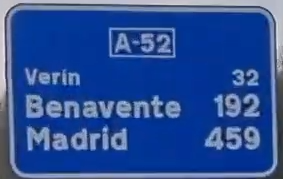
#> input picture Práctica2_Datos_Alumnos/test_ocr_panels/00003_0.png, 283 x 179 px, given as the content of the folder ./train_ocr, which was not available
$ python main_panels_ocr.py
#> lines starting #> are read from the running program, lines starting #| are printed output that depends on the picture; after the words box and inside, x2 and y2 are one past the last pixel; in counts of white or black regions, pixels touching at a corner belong together; pictures that were not available may be replaced by others from this repository, and a replacement may not be noted
### Práctica2_Datos_Alumnos/lda_normal_bayes_classifier.py
# @brief LdaNormalBayesClassifier
# @author Jose M. Buenaposada (josemiguel.buenaposada@urjc.es)
# @date 2025

import cv2
import numpy as np
from sklearn.discriminant_analysis import LinearDiscriminantAnalysis
from ocr_classifier import OCRClassifier

class LdaNormalBayesClassifier(OCRClassifier):
    """
    Classifier for Optical Character Recognition using LDA and the Bayes with Gaussian classfier.
    """

    def __init__(self, ocr_char_size=(25,25)):
        super().__init__(ocr_char_size)
        self.lda = LinearDiscriminantAnalysis()
        # Usamos el clasificador de Bayes de OpenCV
        self.classifier = cv2.ml.NormalBayesClassifier_create()

    def extraer_caracteristicas(self, img):
        """
        Dada una imagen de un caracter (ya recortado), la umbraliza,
        busca el contorno principal (el carácter), recorta ajustado al contorno,
        redimensiona y aplana a un vector fila de 625 elementos.
        """
        # Asegurarnos de que está en gris
        if len(img.shape) == 3:
            gray = cv2.cvtColor(img, cv2.COLOR_BGR2GRAY)
        else:
            gray = img

        # Umbralización
        _, thresh = cv2.threshold(gray, 0, 255, cv2.THRESH_BINARY | cv2.THRESH_OTSU)

        # Buscar contornos
        contornos, _ = cv2.findContours(thresh, cv2.RETR_EXTERNAL, cv2.CHAIN_APPROX_SIMPLE)

        if contornos:
            # Asumimos que el contorno más grande es la letra
            c_max = max(contornos, key=cv2.contourArea)
            x, y, w, h = cv2.boundingRect(c_max)
            roi = thresh[y:y+h, x:x+w]
        else:
            # Si falla, usamos la imagen umbralizada entera
            roi = thresh

        roi_resized = cv2.resize(roi, self.ocr_char_size)

        vector = roi_resized.flatten()
        return vector

    def train(self, images_dict):
        """.
        Given character images in a dictionary of list of char images of fixed size,
        train the OCR classifier. The dictionary keys are the class of the list of images
        (or corresponding char).
        """
        X_list = []
        y_list = []

        # Extraer características para cada imagen
        for char_class, list_of_imgs in images_dict.items():
            # Convertimos el caracter a etiqueta numerica
            label = self.char2label(char_class)
            for img in list_of_imgs:
                vector = self.extraer_caracteristicas(img)
                X_list.append(vector)
                y_list.append(label)

        X = np.array(X_list, dtype=np.float32)
        y = np.array(y_list, dtype=np.int32) #int32 para las etiquetas

        # 1. Reducción de Dimensionalidad (LDA)
        self.lda.fit(X, y)

        X_reducido = self.lda.transform(X)

        # 2. Entrenar el clasificador
        X_reducido_cv = np.array(X_reducido, dtype=np.float32)

        self.classifier.train(X_reducido_cv, cv2.ml.ROW_SAMPLE, y)

        return X, y

    # [21 lines left out: function predict, not called in this run]

### Práctica2_Datos_Alumnos/ocr_classifier.py
# @brief OCRClassifier
# @author Jose M. Buenaposada (josemiguel.buenaposada@urjc.es)
# @date 2025
#

import string

class OCRClassifier:
    """
    Classifier for Optical Character Recognition
    """

    def __init__(self, ocr_char_size=(25, 25)):
        self.ocr_char_size = ocr_char_size
        self.classifier_name = None


    def char2label(self, c):
        all_chars = '0123456789' + string.ascii_letters
        return all_chars.find(c)+1


    def label2char(self, label):
        all_chars = '0123456789' + string.ascii_letters
        return all_chars[label-1]

    # [15 lines left out: functions get_labels_dict, predict_dict, not called in this run]

### Práctica2_Datos_Alumnos/main_panels_ocr.py
import argparse
import os
import cv2
import numpy as np
import random
from collections import defaultdict
from lda_normal_bayes_classifier import LdaNormalBayesClassifier

def pad_to_square(img_gray):
    h, w = img_gray.shape
    if h == w:
        return img_gray
    elif h > w:
        pad_left = (h - w) // 2
        pad_right = h - w - pad_left
        return cv2.copyMakeBorder(img_gray, 0, 0, pad_left, pad_right, cv2.BORDER_CONSTANT, value=0)
    else:
        pad_top = (w - h) // 2
        pad_bottom = w - h - pad_top
        return cv2.copyMakeBorder(img_gray, pad_top, pad_bottom, 0, 0, cv2.BORDER_CONSTANT, value=0)

def extract_roi_with_margin(img, x, y, w, h, margin_ratio=0.08):
    margin = int(h * margin_ratio) + 1
    x1 = max(0, x - margin)
    y1 = max(0, y - margin)
    x2 = min(img.shape[1], x + w + margin)
    y2 = min(img.shape[0], y + h + margin)
    return img[y1:y2, x1:x2]

def cargar_datos(ruta, img_size=(25, 25)):
#> called with ruta = './train_ocr', img_size = (25, 25)
    images_dict = defaultdict(list)
    archivos_encontrados = 0
    for root, _, archivos in os.walk(ruta):
        for archivo in archivos:
            if archivo.endswith(".png"):
                filepath = os.path.join(root, archivo)
                char_class = os.path.basename(root)
                img_gray = cv2.imread(filepath, cv2.IMREAD_GRAYSCALE)
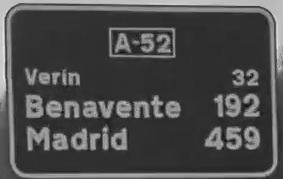
#> img_gray: shape (179, 283); min 16, max 230, mean 75.7

                if img_gray is not None:
                    bg_intensity = np.median([img_gray[0,0], img_gray[0,-1], img_gray[-1,0], img_gray[-1,-1]])
#> bg_intensity = 132.5
                    if bg_intensity > 127:
                        img_gray = 255 - img_gray
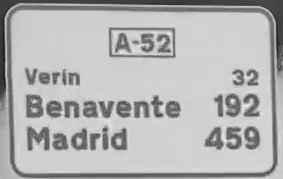
#> img_gray: shape (179, 283); min 25, max 239, mean 179.3

                    _, thresh = cv2.threshold(img_gray, 0, 255, cv2.THRESH_BINARY + cv2.THRESH_OTSU)
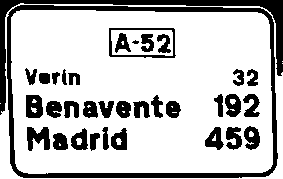
#> thresh: shape (179, 283); 75.5% white; 35 black regions (1 under 20 px)
                    cnts, _ = cv2.findContours(thresh, cv2.RETR_EXTERNAL, cv2.CHAIN_APPROX_SIMPLE)
#> cnts = 4 contours, 3 with area under 20; largest, box (x1, y1, x2, y2) and area: (0, 3, 283, 179) 47604
                    if cnts:
                        c = max(cnts, key=cv2.contourArea)
#> c = contour of 74 points, box (x1, y1, x2, y2) (0, 3, 283, 179), area 47604
                        x, y, w, h = cv2.boundingRect(c)
#> x = 0; y = 3; w = 283; h = 176
                        if w > 0 and h > 0:
                            roi_gray = extract_roi_with_margin(img_gray, x, y, w, h)
#> in extract_roi_with_margin, `margin = int(h * margin_ratio) + 1`: margin = 15
#> in extract_roi_with_margin, `x1 = max(0, x - margin)`: x1 = 0
#> in extract_roi_with_margin, `x2 = min(img.shape[1], x + w + margin)`: x2 = 283
#> in extract_roi_with_margin, `y2 = min(img.shape[0], y + h + margin)`: y2 = 179
                            roi_gray = cv2.normalize(roi_gray, None, 0, 255, cv2.NORM_MINMAX)
                            roi_padded = pad_to_square(roi_gray)
#> in pad_to_square, `return cv2.copyMakeBorder(img_gray, pad_top, pad_bottom, 0, 0, cv2.BOR..`:
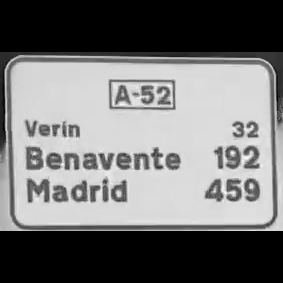
#> returned value: shape (283, 283); min 0, max 255, mean 116.2
                            roi_25x25 = cv2.resize(roi_padded, img_size, interpolation=cv2.INTER_AREA)
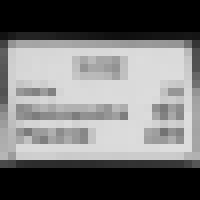
#> roi_25x25: shape (25, 25) (shown 8 times larger); min 0, max 221, mean 116.2
                            images_dict[char_class].append(roi_25x25)
                            archivos_encontrados += 1
    return dict(images_dict)

# [222 lines left out: functions detectar_mascara_panel, nms_caracteres, leer_panel, not called in this run]

if __name__ == "__main__":
    parser = argparse.ArgumentParser()
    parser.add_argument('--detector',   type=str, default="LdaNormalBayes")
    parser.add_argument('--train_path', default="./train_ocr")
    parser.add_argument('--test_path',  default="./test_ocr_panels")
    args = parser.parse_args()

    print("Entrenando el OCR")
    train_dict = cargar_datos(args.train_path, img_size=(25, 25))
    clf = LdaNormalBayesClassifier()
    clf.train(train_dict)
#> (the run stopped early here; a loop or call above may not have finished)
